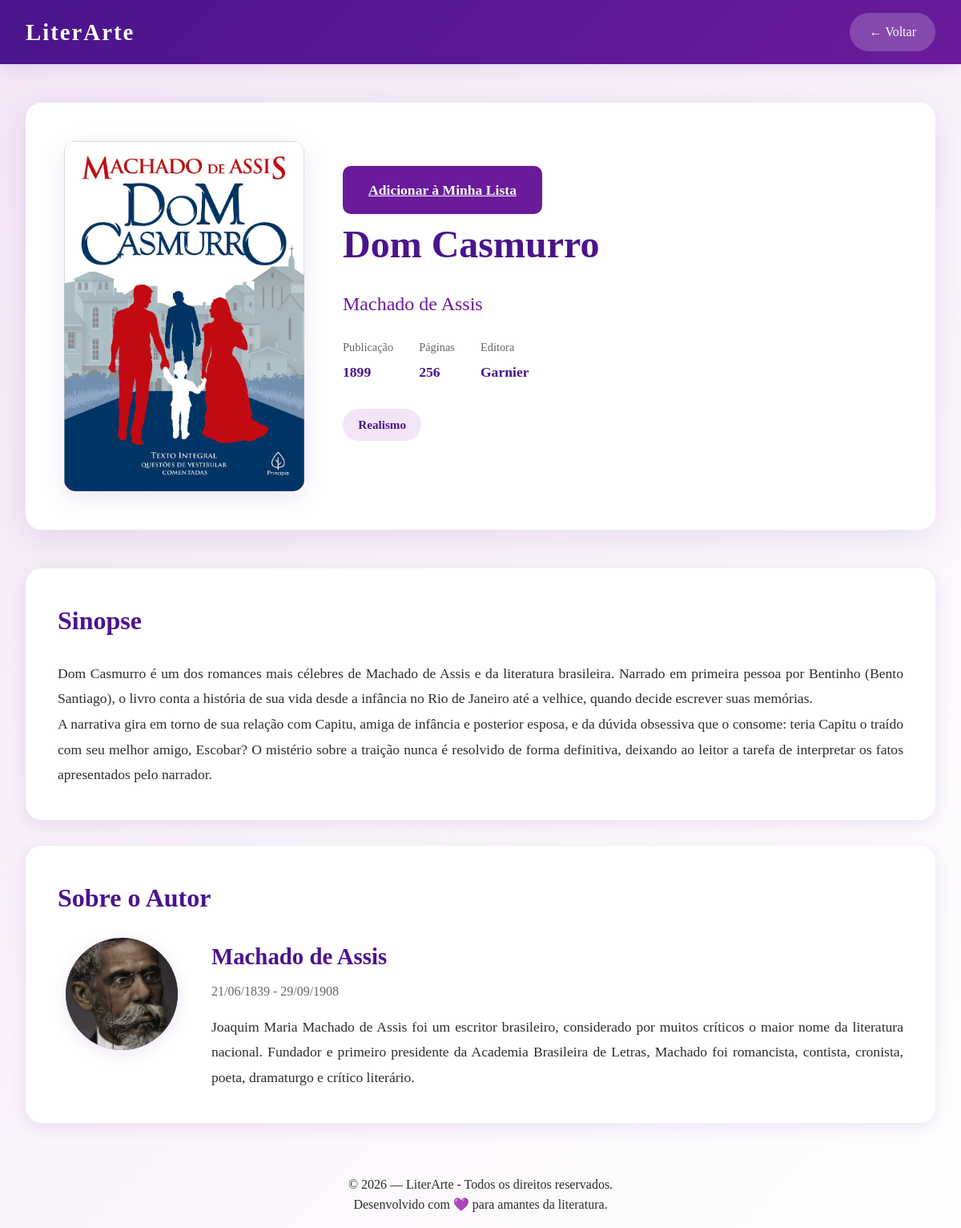
The page /livro/2/ on the database as committed earlier.
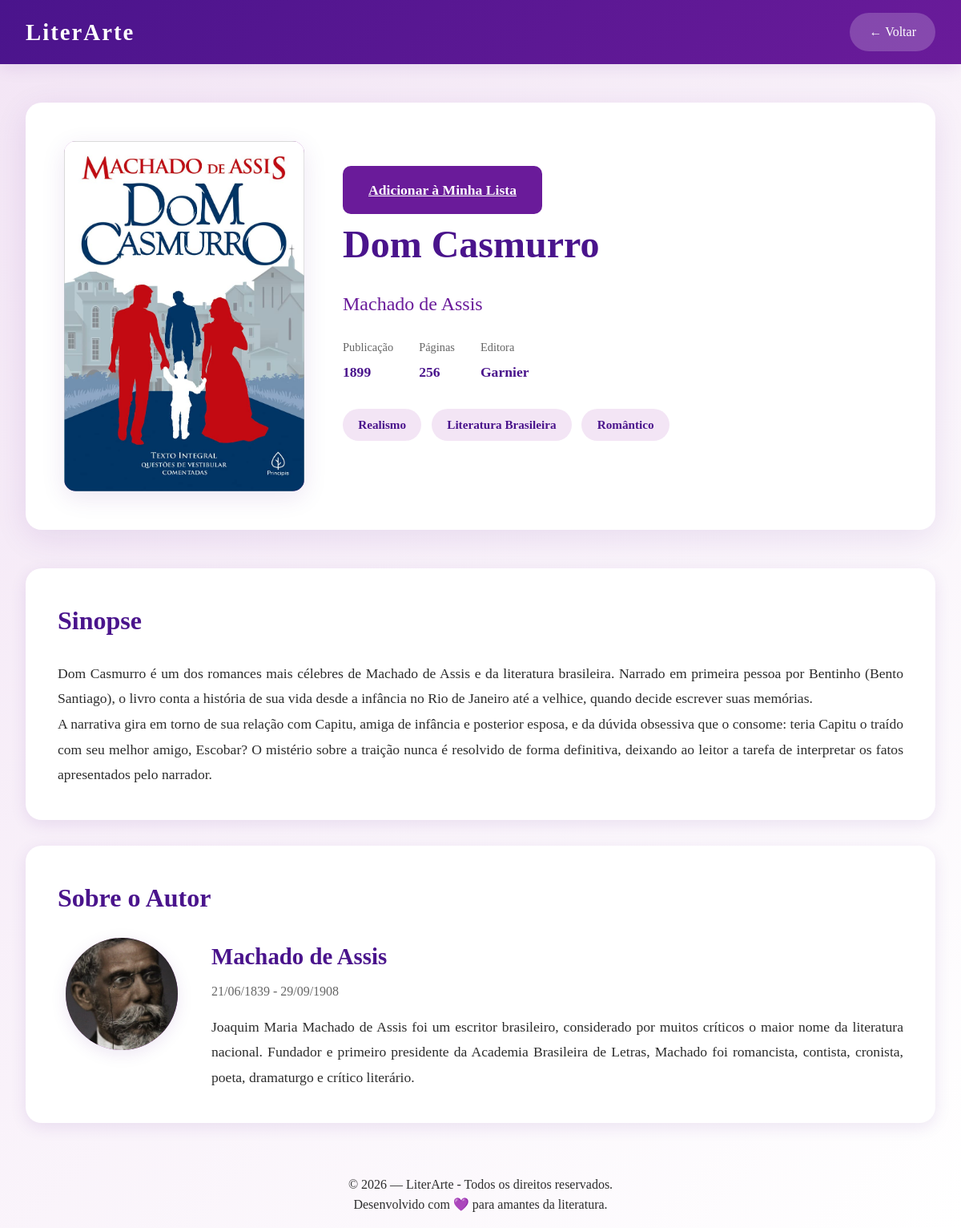
The same page on the database as committed later.
### books/models.py (models this page shows, shortened)
class Genero(models.Model):
    nome = models.CharField(max_length=50, unique=True)

### books/views.py (the view)
# urls.py: path('livro/<int:livro_id>/', views.detalhe_livros, name='detalhe_livro')
def detalhe_livros(request, livro_id):
    livro = get_object_or_404(Livro, pk=livro_id)
    return render(request, 'livros.html', {'livro':livro})

### templates/livros.html (shortened to what this page needs)
{% load static %}
<!DOCTYPE html>
<html lang="pt-BR">
<head>
    <link rel="stylesheet" href="{% static 'css/livros.css' %}">
</head>
<body>
    <header>
        <nav>
            <a href="{% url 'index' %}" class="logo">LiterArte</a>
            <a href="{% url 'index' %}" class="btn-voltar">← Voltar</a>
        </nav>
    </header>
    <div class="container">
        <div class="livro-hero">
            <div class="livro-capa-grande">
                {% if livro.capa %}
                    <img src="{{ livro.capa.url }}" alt="Capa de {{ livro.titulo }}">
                {% else %}
                    <img src="{% static 'img/capa_padrao.png' %}" alt="Capa não disponível">
                {% endif %}
            </div>
            <div class="livro-detalhes">
                {% if user.is_authenticated %}
                    <a href="{% url 'adicionar_na_lista' livro.id %}" class="btn-adicionar-lista">
                        Adicionar à Minha Lista
                    </a>
                {% else %}
                    <a href="{% url 'login' %}" class="btn-adicionar-lista" onclick="alert('Faça login para salvar livros!')">
                        Adicionar à Minha Lista
                    </a>
                {% endif %}
                <h1 class="livro-titulo-principal">{{ livro.titulo }}</h1>
                <p class="livro-autor-principal">{{ livro.autor.nome }}</p>
                <div class="livro-meta">
                    <div class="meta-item">
                        <span class="meta-label">Publicação</span>
                        <span class="meta-value">{{ livro.ano_publicacao }}</span>
                    </div>
                    <div class="meta-item">
                        <span class="meta-label">Páginas</span>
                        <span class="meta-value">{{ livro.paginas }}</span>
                    </div>
                    <div class="meta-item">
                        <span class="meta-label">Editora</span>
                        <span class="meta-value">{{ livro.editora }}</span>
                    </div>
                </div>
                <div class="livro-generos">
                    {% for genero in livro.generos.all %}
                        <span class="genero-tag">{{ genero.nome }}</span>
                    {% empty %}
                        <span class="genero-tag">Geral</span>
                    {% endfor %}
                </div>
            </div>
        </div>
        <section class="secao">
            <h2 class="secao-titulo">Sinopse</h2>
            <div class="secao-conteudo">
                {{ livro.sinopse|linebreaks }}
            </div>
        </section>
        <section class="secao">
            <h2 class="secao-titulo">Sobre o Autor</h2>
            <div class="autor-info">
                <div class="autor-foto">
                    {% if livro.autor.foto %}
                        <img src="{{ livro.autor.foto.url }}" alt="{{ livro.autor.nome }}">
                    {% else %}
                        <img src="{% static 'img/autor_padrao.png' %}" alt="Autor">
                    {% endif %}
                </div>
                <div class="autor-detalhes">
                    <h3 class="autor-nome">{{ livro.autor.nome }}</h3>
                    <p class="autor-datas">
                        {{ livro.autor.data_nascimento|date:"d/m/Y" }}
                        {% if livro.autor.data_falecimento %}
                            - {{ livro.autor.data_falecimento|date:"d/m/Y" }}
                        {% endif %}
                    </p>
                    <div class="secao-conteudo">
                        {{ livro.autor.biografia|linebreaks }}
                    </div>
                </div>
            </div>
        </section>
    </div>
    <footer class="RodapePrincipal">
        <p>© 2026 — LiterArte - Todos os direitos reservados.</p>
        <p>Desenvolvido com 💜 para amantes da literatura.</p>
    </footer>
</body>
</html>

Rows that differ between the two databases and show on the page:
now on this page (row unchanged): Genero: nome "Literatura Brasileira"
added Genero: nome "Romântico"
